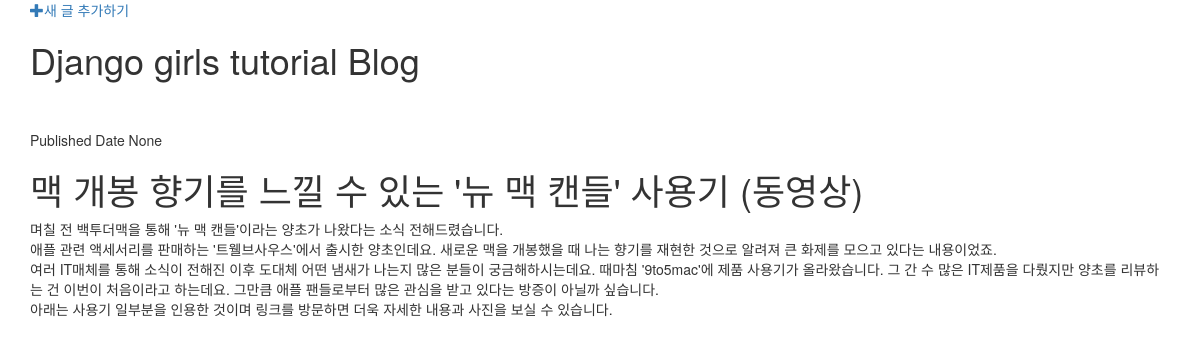
The app's page /post/1/ with its own data.
### blog/models.py (models this page shows, shortened)
class Post(models.Model):
    author = models.ForeignKey('auth.User')
    title = models.CharField(max_length=50)
    text = models.TextField()
    created_date = models.DateTimeField(auto_now_add=True)
    published_date = models.DateTimeField(null=True, blank=True)
    def __str__(self):
        return self.title

### blog/views.py (the view)
# urls.py: url(r'^post/(?P<pk>[0-9]+)/$', views.post_detail, name='post_detail'),
def post_detail(request, pk):
    print('post_detail, pk:%s' % pk)
    post = get_object_or_404(Post, pk=pk)
    print('post_detail, post:%s' % post)
    context = {
        'post': post,
    }
    print('post_detail, context:%s' % context)
    return render(request, 'blog/post_detail.html', context)

### blog/templates/blog/post_detail.html
{% extends 'blog/base.html' %}
{% block content %}
<div class="post">
  {% if post.published_date %}
    <div class="date">
      {{ post.published_date }}
    </div>
  {% else %}
    <div>Published Date None</div>
  {% endif %}
  <h1>{{ post.title }}</h1>
  <p>{{ post.text|linebreaksbr }}</p>
</div>
{% endblock %}

### records on screen
Post: title "맥 개봉 향기를 느낄 수 있는 '뉴 맥 캔들' 사용기 (동영상)", text "며칠 전 백투더맥을 통해 '뉴 맥 캔들'이라는 양초가 나왔다는 소식 전해드렸습니다. 애플 관련 액세서리를 판매하는 '트웰브사우스'에서 출시한 양초인데요. 새로운 맥을 개봉했을 때 나는 향기를 재현한 것으로 알려져 큰 화제를 모으고 있다는 내용이었죠. 여러 IT매체를 통해 소식이 전해진 이후 도대체 어떤 냄새가 나는지 많은 분들이 궁금해하시는데요. 때마침 '9to5mac'에 제품 사용기가 올라왔습니다. 그 간 수 많은 IT제품을 다뤘지만 양초를 리뷰하는 건 이번이 처음이라고 하는데요. 그만큼 애플 팬들로부터 많은 관심을 받고 있다는 방증이 아닐까 싶습니다. 아래는 사용기 일부분을 인용한 것이며 링크를 방문하면 더욱 자세한 내용과 사진을 보실 수 있습니다."
